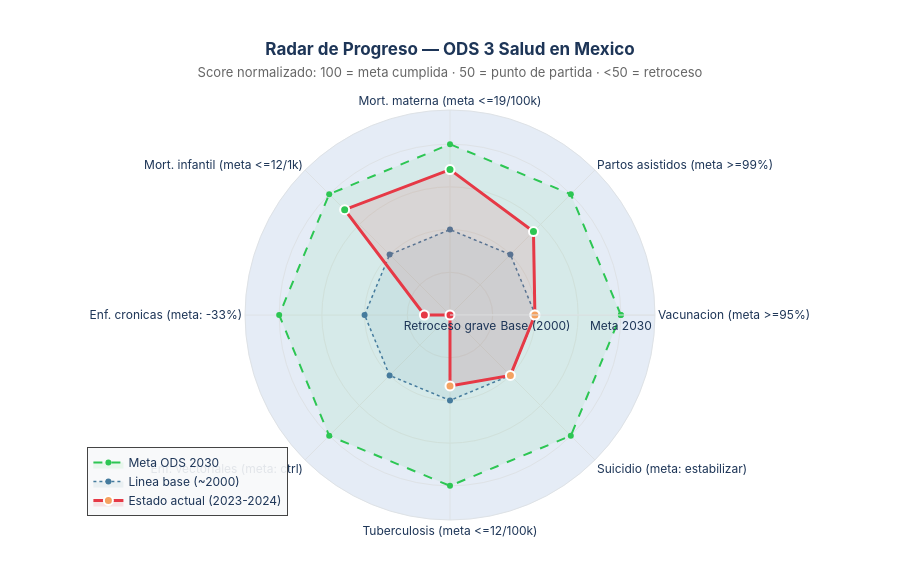

Here is the notebook cell this chart was saved with:
### Markdown cell above
---
## Sintesis Visual — El Radar de la Salud

Una mirada de conjunto: ¿dónde está México en cada dimensión del ODS 3?  
El radar compara el **valor actual** frente al **valor base (~2000)** y la **meta 2030**.

Score normalizado: **100 = meta cumplida** · **50 = punto de partida** · **<50 = retroceso**

### Code cell
# ══════════════════════════════════════════════════════════════════════════════
# FIGURA 8 — Radar: Estado actual vs meta 2030 en ODS 3
# ══════════════════════════════════════════════════════════════════════════════

radar_data = [
    # (etiqueta, base, actual, meta, mayor_mejor)
    ('Vacunacion\n(meta >=95%)',         76.6, 76.5,  95.0, True),
    ('Partos asistidos\n(meta >=99%)',   81.5, 88.2,  99.0, True),
    ('Mort. materna\n(meta <=19/100k)',  71.3, 34.6,  19.0, False),
    ('Mort. infantil\n(meta <=12/1k)',   28.0, 16.1,  12.0, False),
    ('Enf. cronicas\n(meta: -33%)',     221.5, 272.9, 148.0, False),
    ('Enf. vectoriales\n(meta: ctrl)',   50.0, 249.9,  20.0, False),
    ('Tuberculosis\n(meta <=12/100k)',   18.5, 19.6,  12.0, False),
    ('Suicidio\n(meta: estabilizar)',     3.5,  6.2,   3.5, False),
]

def normalizar(val, base, meta, mayor_mejor):
    if meta == base:
        return 50.0
    if mayor_mejor:
        score = (val - base) / (meta - base) * 50 + 50
    else:
        score = (base - val) / (base - meta) * 50 + 50
    return max(0.0, min(100.0, score))

categorias    = [d[0] for d in radar_data]
scores_actual = [round(normalizar(d[2], d[1], d[3], d[4]), 1) for d in radar_data]

cats_c   = categorias + [categorias[0]]
actual_c = scores_actual + [scores_actual[0]]
meta_c   = [100] * len(categorias) + [100]
base_c   = [50]  * len(categorias) + [50]

fig_radar = go.Figure()

fig_radar.add_trace(go.Scatterpolar(
    r=meta_c, theta=cats_c,
    fill='toself', fillcolor='rgba(44,198,83,0.08)',
    line=dict(color=COLOR_MEJORA, width=2, dash='dash'),
    name='Meta ODS 2030'
))
fig_radar.add_trace(go.Scatterpolar(
    r=base_c, theta=cats_c,
    fill='toself', fillcolor='rgba(69,123,157,0.08)',
    line=dict(color=COLOR_NEUTRO, width=1.5, dash='dot'),
    name='Linea base (~2000)'
))

colors_pts = [
    COLOR_ALERTA if s < 40 else COLOR_ACENTO if s < 65 else COLOR_MEJORA
    for s in scores_actual
]
fig_radar.add_trace(go.Scatterpolar(
    r=actual_c, theta=cats_c,
    fill='toself', fillcolor='rgba(230,57,70,0.12)',
    line=dict(color=COLOR_ALERTA, width=3),
    mode='lines+markers',
    marker=dict(size=9, color=colors_pts + [colors_pts[0]],
                line=dict(width=2, color='white')),
    name='Estado actual (2023-2024)',
    hovertemplate='<b>%{theta}</b><br>Score: <b>%{r:.0f}/100</b><extra></extra>'
))

fig_radar.update_layout(
    polar=dict(
        radialaxis=dict(
            visible=True, range=[0, 120],
            tickvals=[0, 25, 50, 75, 100],
            ticktext=['Retroceso\ngrave', '', 'Base\n(2000)', '', 'Meta\n2030'],
            gridcolor='#DEE2E6', linecolor='#DEE2E6',
        ),
        angularaxis=dict(linecolor='#DEE2E6', gridcolor='#DEE2E6')
    ),
    title=dict(
        text='<b>Radar de Progreso — ODS 3 Salud en Mexico</b><br>'
             '<span style="font-size:13px;font-weight:normal;color:#666">'
             'Score normalizado: 100 = meta cumplida · 50 = punto de partida · <50 = retroceso</span>',
        x=0.5, xanchor='center'
    ),
    height=580, paper_bgcolor='white',
    font=dict(family='Inter, Arial, sans-serif', color='#1D3557'),
    legend=dict(x=0.01, y=0.01, bgcolor='rgba(248,249,250,0.9)', borderwidth=1),
    margin=dict(t=110, b=60)
)

fig_radar.show()

print('\nScores de progreso ODS 3:')
for cat, score in zip(categorias, scores_actual):
    status = 'RETROCESO' if score < 40 else 'ESTANCADO' if score < 65 else 'AVANZANDO'
    print('  {:<10s} {:<32s} {:5.1f}/100'.format(status, cat.split('\n')[0], score))

### Figure 1 — Plotly figure (JSON) as saved in the notebook; plotly's stock layout.template omitted (floating-point values rounded to 4 significant figures)
{"data": [{"fill": "toself", "fillcolor": "rgba(44,198,83,0.08)", "line": {"color": "#2DC653", "dash": "dash", "width": 2}, "name": "Meta ODS 2030", "r": [100, 100, 100, 100, 100, 100, 100, 100, 100], "theta": ["Vacunacion\n(meta >=95%)", "Partos asistidos\n(meta >=99%)", "Mort. materna\n(meta <=19/100k)", "Mort. infantil\n(meta <=12/1k)", "Enf. cronicas\n(meta: -33%)", "Enf. vectoriales\n(meta: ctrl)", "Tuberculosis\n(meta <=12/100k)", "Suicidio\n(meta: estabilizar)", "Vacunacion\n(meta >=95%)"], "type": "scatterpolar"}, {"fill": "toself", "fillcolor": "rgba(69,123,157,0.08)", "line": {"color": "#457B9D", "dash": "dot", "width": 1.5}, "name": "Linea base (~2000)", "r": [50, 50, 50, 50, 50, 50, 50, 50, 50], "theta": ["Vacunacion\n(meta >=95%)", "Partos asistidos\n(meta >=99%)", "Mort. materna\n(meta <=19/100k)", "Mort. infantil\n(meta <=12/1k)", "Enf. cronicas\n(meta: -33%)", "Enf. vectoriales\n(meta: ctrl)", "Tuberculosis\n(meta <=12/100k)", "Suicidio\n(meta: estabilizar)", "Vacunacion\n(meta >=95%)"], "type": "scatterpolar"}, {"fill": "toself", "fillcolor": "rgba(230,57,70,0.12)", "hovertemplate": "<b>%{theta}</b><br>Score: <b>%{r:.0f}/100</b><extra></extra>", "line": {"color": "#E63946", "width": 3}, "marker": {"color": ["#F4A261", "#2DC653", "#2DC653", "#2DC653", "#E63946", "#E63946", "#F4A261", "#F4A261", "#F4A261"], "line": {"color": "white", "width": 2}, "size": 9}, "mode": "lines+markers", "name": "Estado actual (2023-2024)", "r": [49.7, 69.1, 85.1, 87.2, 15, 0, 41.5, 50, 49.7], "theta": ["Vacunacion\n(meta >=95%)", "Partos asistidos\n(meta >=99%)", "Mort. materna\n(meta <=19/100k)", "Mort. infantil\n(meta <=12/1k)", "Enf. cronicas\n(meta: -33%)", "Enf. vectoriales\n(meta: ctrl)", "Tuberculosis\n(meta <=12/100k)", "Suicidio\n(meta: estabilizar)", "Vacunacion\n(meta >=95%)"], "type": "scatterpolar"}], "layout": {"font": {"color": "#1D3557", "family": "Inter, Arial, sans-serif"}, "height": 580, "legend": {"bgcolor": "rgba(248,249,250,0.9)", "borderwidth": 1, "x": 0.01, "y": 0.01}, "margin": {"b": 60, "t": 110}, "paper_bgcolor": "white", "polar": {"angularaxis": {"gridcolor": "#DEE2E6", "linecolor": "#DEE2E6"}, "radialaxis": {"gridcolor": "#DEE2E6", "linecolor": "#DEE2E6", "range": [0, 120], "ticktext": ["Retroceso\ngrave", "", "Base\n(2000)", "", "Meta\n2030"], "tickvals": [0, 25, 50, 75, 100], "visible": true}}, "title": {"text": "<b>Radar de Progreso — ODS 3 Salud en Mexico</b><br><span style=\"font-size:13px;font-weight:normal;color:#666\">Score normalizado: 100 = meta cumplida · 50 = punto de partida · <50 = retroceso</span>", "x": 0.5, "xanchor": "center"}}}
